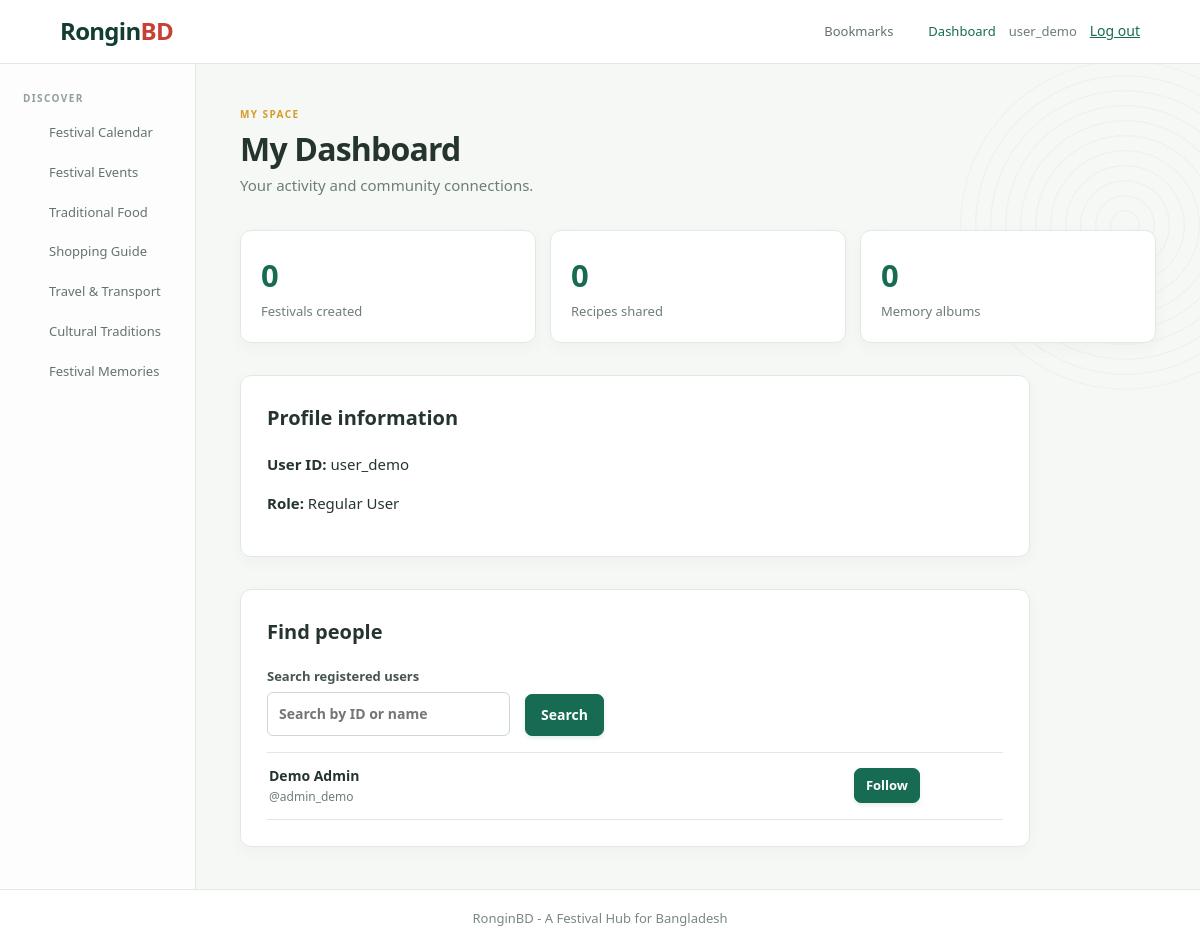
/pages/dashboard.php (signed in), run on the app's committed database.
### tables this page shows
CREATE TABLE `User` (
    User_ID VARCHAR(50) PRIMARY KEY,
    First_Name VARCHAR(50) NOT NULL,
    Middle_Name VARCHAR(50) NULL,
    Last_Name VARCHAR(50) NOT NULL,
    Password VARCHAR(255) NOT NULL
);

### pages/dashboard.php (the view, shortened to what this page needs)
<?php
require_once '../config/connect.php';
$id = $_SESSION['user_id'];
$counts = [];
foreach (['Festival' => 'AdminUser_ID', 'Post' => 'User_ID', 'Album' => 'User_ID'] as $table => $column) {
    $s = mysqli_prepare($connection, "SELECT COUNT(*) AS total FROM $table WHERE $column=?");
    mysqli_stmt_bind_param($s, 's', $id);
    mysqli_stmt_execute($s);
    $counts[$table] = mysqli_fetch_assoc(mysqli_stmt_get_result($s))['total'];
}
$search = trim($_GET['user_search'] ?? '');
if ($search !== '') {
    $s = mysqli_prepare($connection, 'SELECT User_ID, First_Name, Last_Name FROM `User` WHERE User_ID<>? AND (User_ID LIKE ? OR First_Name LIKE ? OR Last_Name LIKE ?) ORDER BY User_ID');
    $term = '%' . $search . '%';
    mysqli_stmt_bind_param($s, 'ssss', $id, $term, $term, $term);
    mysqli_stmt_execute($s);
    $users = mysqli_stmt_get_result($s);
} else {
    $s = mysqli_prepare($connection, 'SELECT User_ID, First_Name, Last_Name FROM `User` WHERE User_ID<>? ORDER BY User_ID LIMIT 8');
    mysqli_stmt_bind_param($s, 's', $id);
    mysqli_stmt_execute($s);
    $users = mysqli_stmt_get_result($s);
}
$following = [];
require_once '../includes/header.php';
?>
<div class="page-heading">
    <div>
        <p class="eyebrow">MY SPACE</p>
        <h1>My Dashboard</h1>
        <p>Your activity and community connections.</p>
    </div>
</div>
<section class="stats">
    <div><strong><?=$counts['Festival']?></strong><span>Festivals created</span></div>
    <div><strong><?=$counts['Post']?></strong><span>Recipes shared</span></div>
    <div><strong><?=$counts['Album']?></strong><span>Memory albums</span></div>
</section>
<section class="form-panel profile-panel">
    <h2>Profile information</h2>
    <p><b>User ID:</b> <?=htmlspecialchars($id)?></p>
    <p><b>Role:</b> <?=htmlspecialchars($_SESSION['role'])?></p>
</section>
<section class="form-panel follow-panel">
    <h2>Find people</h2>
    <form class="user-search" method="get">
        <label>Search registered users
            <input name="user_search" value="<?=htmlspecialchars($search)?>" placeholder="Search by ID or name">
        </label>
        <button>Search</button>
    </form>
    <div class="user-list">
        <?php while($user=mysqli_fetch_assoc($users)): ?>
            <div class="user-row">
                <span>
                    <b><?=htmlspecialchars($user['First_Name'].' '.$user['Last_Name'])?></b>
                    <small>@<?=htmlspecialchars($user['User_ID'])?></small>
                </span>
                <form method="post" action="../actions/follow_action.php">
                    <?php if(in_array($user['User_ID'],$following,true)):?>
                        <input type="hidden" name="action" value="unfollow">
                        <button class="secondary">Unfollow</button>
                    <?php else:?>
                        <button>Follow</button>
                    <?php endif;?>
                </form>
            </div>
        <?php endwhile;?>
    </div>
</section>
<?php require_once '../includes/footer.php'; ?>

### assets/css/style.css (style rules this page uses)
:root { --green:#176b52;--deep:#123d32;--red:#c64035;--gold:#d59c27;--ink:#25352e;--muted:#6e7d76;--soft:#f6f8f6;--line:#e1e9e3;--card:#fff }
* { box-sizing:border-box }
body { margin:0;background:var(--soft);color:var(--ink);font:15px/1.6 "Segoe UI",Arial,sans-serif }
body:before { content:"";position:fixed;right:-90px;top:60px;width:330px;height:330px;pointer-events:none;opacity:.035;background:repeating-radial-gradient(circle,transparent 0 13px,var(--green) 14px 15px);border-radius:50%;z-index:-1 }
.menu-label,.eyebrow { margin:0 0 8px;padding:0 10px;font-size:10px;letter-spacing:1.4px;font-weight:650;color:#91a098 }
.eyebrow { padding:0;color:var(--gold) }
.page-heading { display:flex;justify-content:space-between;align-items:center;gap:20px;margin-bottom:28px }
.page-heading h1 { margin:1px 0;font-size:32px;line-height:1.2;letter-spacing:-.8px;font-weight:650 }
.page-heading p:not(.eyebrow) { margin:5px 0;color:var(--muted) }
.button,button { border:1px solid var(--green);background:var(--green);color:#fff;padding:9px 15px;border-radius:7px;font:inherit;font-size:14px;font-weight:600;cursor:pointer;text-decoration:none;box-shadow:0 2px 4px #176b5220;transition:background .15s,transform .15s }
.card,.form-panel,.stats div,.content-detail { background:var(--card);border:1px solid var(--line);border-radius:11px;padding:20px;box-shadow:0 5px 16px #183b2a09 }
.date,small,.muted { color:var(--muted) }
.form-panel { max-width:790px;margin-top:32px;padding:26px }
.form-panel h2 { margin:0 0 18px;font-size:20px;font-weight:650 }
.form-panel form { display:grid;grid-template-columns:1fr 1fr;gap:15px }
.form-panel label:last-of-type,.form-panel textarea,.access-select { grid-column:1/-1 }
label { display:grid;gap:5px;font-size:13px;font-weight:600;color:#46544e }
input,textarea,select { width:100%;padding:10px 11px;border:1px solid #ccd8d0;border-radius:6px;font:inherit;font-size:14px;color:var(--ink);background:#fff;outline:none }
.stats { display:grid;grid-template-columns:repeat(3,1fr);gap:14px }
.stats strong,.stats span { display:block }
.stats strong { font-size:31px;font-weight:650;color:var(--green) }
.stats span { font-size:13px;color:var(--muted) }
.user-search { display:flex!important;grid-template-columns:1fr auto!important;align-items:end }
.user-list { margin-top:16px;border-top:1px solid var(--line) }
.user-row { display:flex;justify-content:space-between;align-items:center;padding:12px 2px;border-bottom:1px solid var(--line) }
.user-row span { display:grid;font-size:14px }
.user-row small { font-size:12px }
.user-row button { padding:6px 11px;font-size:13px }

### data on the page
user: First_Name+Last_Name "Demo Admin", User_ID "admin_demo", shows "Follow"

### other printed values
$_SESSION['user_id'] "user_demo"
$nav_item[1] "Festival Calendar"
$nav_item[1] "Festival Events"
$nav_item[1] "Traditional Food"
$nav_item[1] "Shopping Guide"
$nav_item[1] "Travel & Transport"
$nav_item[1] "Cultural Traditions"
$nav_item[1] "Festival Memories"
$counts['Festival'] "0"
$counts['Post'] "0"
$counts['Album'] "0"
$id "user_demo"
$_SESSION['role'] "Regular User"
